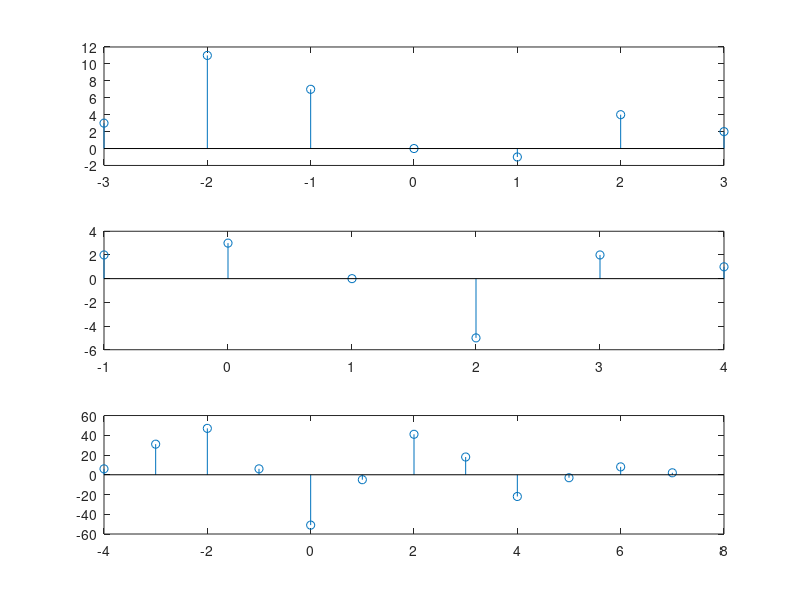

The MATLAB script that drew this image:
%LAB TASK 2
%LINEAR CONVLUTION

clc;
clear all;
close all;
x=[3,11,7,0,-1,4,2];
nx=[-3,-2,-1,0,1,2,3];
h=[2,3,0,-5,2,1];
nh=[-1,0,1,2,3,4];
y=conv(x,h)
y_b=min(nx)+min(nh);
y_e=max(nx)+max(nh);
ny=y_b:y_e;
subplot(311)
stem(nx,x)
subplot(312)
stem(nh,h)
subplot(313)
stem(ny,y)
